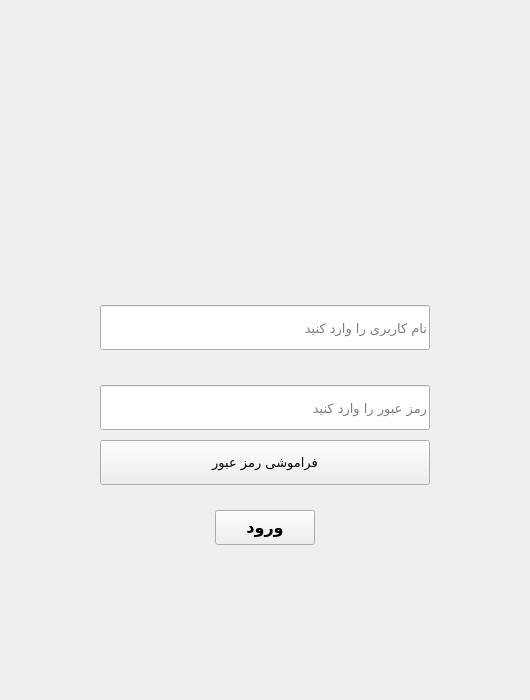
<?xml version="1.0" encoding="UTF-8"?>
<ui version="4.0">
 <class>MainWindow</class>
 <widget class="QFrame" name="MainWindow">
  <property name="geometry">
   <rect>
    <x>0</x>
    <y>0</y>
    <width>530</width>
    <height>700</height>
   </rect>
  </property>
  <property name="sizePolicy">
   <sizepolicy hsizetype="Preferred" vsizetype="Preferred">
    <horstretch>0</horstretch>
    <verstretch>0</verstretch>
   </sizepolicy>
  </property>
  <property name="windowTitle">
   <string>Mersad Monitorin Login</string>
  </property>
  <widget class="QLabel" name="label_Status">
   <property name="geometry">
    <rect>
     <x>96</x>
     <y>560</y>
     <width>330</width>
     <height>45</height>
    </rect>
   </property>
   <property name="font">
    <font>
     <family>B Koodak</family>
     <pointsize>10</pointsize>
    </font>
   </property>
   <property name="text">
    <string/>
   </property>
   <property name="alignment">
    <set>Qt::AlignCenter</set>
   </property>
  </widget>
  <widget class="QPushButton" name="pushButton_enter">
   <property name="geometry">
    <rect>
     <x>215</x>
     <y>510</y>
     <width>100</width>
     <height>35</height>
    </rect>
   </property>
   <property name="font">
    <font>
     <family>B Koodak</family>
     <pointsize>12</pointsize>
     <weight>75</weight>
     <bold>true</bold>
    </font>
   </property>
   <property name="text">
    <string>ورود</string>
   </property>
  </widget>
  <widget class="QLineEdit" name="lineEdit_User">
   <property name="geometry">
    <rect>
     <x>100</x>
     <y>305</y>
     <width>330</width>
     <height>45</height>
    </rect>
   </property>
   <property name="font">
    <font>
     <family>B Koodak</family>
     <pointsize>10</pointsize>
    </font>
   </property>
   <property name="placeholderText">
    <string>نام کاربری را وارد کنید</string>
   </property>
  </widget>
  <widget class="QLineEdit" name="lineEdit_Pass">
   <property name="geometry">
    <rect>
     <x>100</x>
     <y>385</y>
     <width>330</width>
     <height>45</height>
    </rect>
   </property>
   <property name="font">
    <font>
     <family>B Koodak</family>
     <pointsize>10</pointsize>
    </font>
   </property>
   <property name="placeholderText">
    <string>رمز عبور را وارد کنید</string>
   </property>
  </widget>
  <widget class="QLabel" name="User_Icon_Label">
   <property name="geometry">
    <rect>
     <x>111</x>
     <y>317</y>
     <width>20</width>
     <height>20</height>
    </rect>
   </property>
   <property name="text">
    <string/>
   </property>
   <property name="scaledContents">
    <bool>true</bool>
   </property>
  </widget>
  <widget class="QPushButton" name="pushButton_Forget">
   <property name="geometry">
    <rect>
     <x>100</x>
     <y>440</y>
     <width>330</width>
     <height>45</height>
    </rect>
   </property>
   <property name="font">
    <font>
     <family>B Koodak</family>
     <pointsize>10</pointsize>
     <weight>50</weight>
     <bold>false</bold>
    </font>
   </property>
   <property name="text">
    <string>فراموشی رمز عبور</string>
   </property>
  </widget>
  <widget class="QLabel" name="label_Logo">
   <property name="geometry">
    <rect>
     <x>150</x>
     <y>70</y>
     <width>230</width>
     <height>230</height>
    </rect>
   </property>
   <property name="text">
    <string/>
   </property>
   <property name="scaledContents">
    <bool>true</bool>
   </property>
   <property name="alignment">
    <set>Qt::AlignCenter</set>
   </property>
  </widget>
  <widget class="QLabel" name="Pass_Icon_Label">
   <property name="geometry">
    <rect>
     <x>114</x>
     <y>398</y>
     <width>15</width>
     <height>20</height>
    </rect>
   </property>
   <property name="text">
    <string/>
   </property>
   <property name="scaledContents">
    <bool>true</bool>
   </property>
   <property name="alignment">
    <set>Qt::AlignCenter</set>
   </property>
  </widget>
 </widget>
 <resources/>
 <connections/>
</ui>
